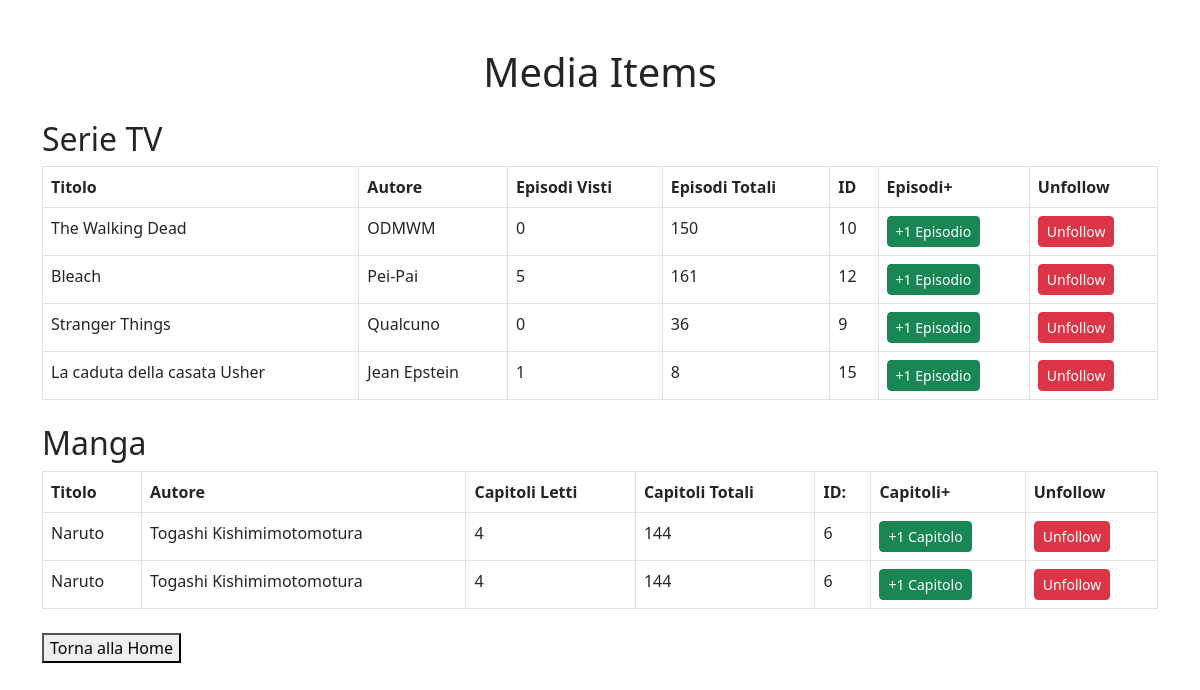
Screenshot of /user/userDashboard.php (signed in) with the database file from the repository.
### tables this page shows
CREATE TABLE `media_items` (
  `media_item_id` int NOT NULL AUTO_INCREMENT,
  `title` varchar(255) NOT NULL,
  `description` text,
  `author` varchar(255) DEFAULT NULL,
  `media_type` varchar(255) NOT NULL,
  `release_date` date DEFAULT NULL,
  `created_at` timestamp NULL DEFAULT CURRENT_TIMESTAMP,
  `updated_at` timestamp NULL DEFAULT CURRENT_TIMESTAMP ON UPDATE CURRENT_TIMESTAMP,
  `stagioni_totali` int DEFAULT '0',
  `episodi_totali` int DEFAULT '0',
  `volumi_totali` int DEFAULT '0',
  `capitoli_totali` int DEFAULT '0',
  PRIMARY KEY (`media_item_id`)
);

### classes/User.php (called while the page is built, shortened)
<?php
class User
{
    private array $mediaItem = [];
    public function getMediaItem(): array
    {
        return $this->mediaItem;
    }
}

### util/dsn.php (called while the page is built)
<?php
 return [
    "dbname"    => "animanga",
    "host"      => "localhost",
    "user"      => "root",
    "password"  => "toor",
];

### classes/Database.php (called while the page is built, shortened)
<?php
class Database{
    private string $username;
    private string $password;
    private string $dsn;
    private ?PDO $connection =  null;
    public function __construct(array $array)
    {
        $this->db = $array['dbname'];
        $this->host = $array['host'];
        $this->username = $array['user'];
        $this->password = $array['password'];
        $this->dsn = "mysql:host=". $this->host.";"."dbname=". $this->db . ";" . "charset=utf8mb4";
    }
    public function connectToDatabase(): PDO{
        if ($this->connection === null) {
            try {
                $this->connection = new PDO($this->dsn, $this->username, $this->password);
                $this->connection->setAttribute(PDO::ATTR_ERRMODE, PDO::ERRMODE_EXCEPTION);
            } catch (PDOException $e) {
                echo "Errore di connessione: " . $e->getMessage();
            }
        }
        return $this->connection;
    }
}

### classes/MediaItem.php (called while the page is built, shortened)
<?php
class MediaItem implements CRUDInterface
{
    private int $id;
    private string $title;
    private string $author;
    private int $episodiTotali;
    private int $capitoliTotali;
    public function getId(): int
    {
        return $this->id;
    }
    public function getTitle(): string
    {
        return $this->title;
    }
    public function getAuthor(): string{
        return $this->author;
    }
    public function getEpisodiTotali(): int
    {
        return $this->episodiTotali;
    }
    public function getCapitoliTotali(): int
    {
        return $this->capitoliTotali;
    }
    public  function  loadMediaItem(int $id, Database $db):?MediaItem{
        $this->dbc = $db->connectToDatabase();
        $sql = "SELECT * FROM media_items WHERE media_item_id = :media_item_id";
        $stmt = $this->dbc->prepare($sql);
        $stmt->bindValue(':media_item_id', $id, PDO::PARAM_INT);
        try{
            $stmt->execute();
            $stmt->setFetchMode(PDO::FETCH_ASSOC);
            $array = $stmt->fetch();
            if($array){
            $this->id = $array['media_item_id'];
            $this->title = $array['title'];
            $this->author = $array['author'];
            $this->episodiTotali = $array['episodi_totali'];
            $this->capitoliTotali = $array['capitoli_totali'];
            return $this;
            }
            return null;
        }catch(PDOException $e){
            echo $e->getMessage();
            return null;
        }
    }
}

### user/userDashboard.php (the view, shortened to what this page needs)
<?php
require_once '../classes/User.php';
require_once '../classes/MediaItem.php';
require_once '../classes/Database.php';
$config = include "../util/dsn.php";
$db = new Database($config);
$user = $_SESSION['user'];
$arrOfMediaItems = [];
$arr = $user->getMediaItem();
foreach ($arr as $item) {
    $items = new MediaItem();
    $items = $items->loadMediaItem($item['media_item_id'],$db);
    if($items) {
        $arrOfMediaItems[] = $items;
    }
}
$tvSeries = [];
$manga = [];
foreach ($arrOfMediaItems as $item) {
    if($item->getMediaType() === "video")
        $tvSeries[] = $item;
    elseif($item->getMediaType() === "book")
        $manga[] = $item;
}
$arr2 = $user->getMediaItem();
?>
<!DOCTYPE html>
<html lang="en">
<head>
    <link rel="stylesheet" href="https://cdn.jsdelivr.net/npm/bootstrap@5.3.0/dist/css/bootstrap.min.css">
</head>
<body>
<div class="container my-5">
    <h1 class="text-center">Media Items</h1>
    <div class="my-4">
        <h2>Serie TV</h2>
        <?php if (empty($tvSeries)) : ?>
            <p class="text-muted">Nessuna serie TV trovata.</p>
        <?php else : ?>
            <table class="table table-bordered">
                <thead>
                <tr>
                    <th>Titolo</th>
                    <th>Autore</th>
                    <th>Episodi Visti</th>
                    <th>Episodi Totali</th>
                    <th>ID</th>
                    <th>Episodi+</th>
                    <th>Unfollow</th>
                </tr>
                </thead>
                <tbody>
                <?php foreach ($tvSeries as $tv) : ?>
                    <tr>
                        <td><?= htmlspecialchars($tv->getTitle()); ?></td>
                        <td><?= htmlspecialchars($tv->getAuthor()); ?></td>
                        <td>  <?php
                            $episodesWatched = 0;
                            foreach ($arr2 as $progress) {
                                if ($progress['media_item_id'] == $tv->getId()) {
                                    $episodesWatched = htmlspecialchars($progress['episodes_watched']);
                                    break;
                                }
                            }
                            echo $episodesWatched;
                            ?></td>
                        <td><?= htmlspecialchars($tv->getEpisodiTotali()); ?></td>
                        <td><?= htmlspecialchars($tv->getId()) ?></td>
                        <td>
                            <form method="POST" class="d-inline">
                                <button type="submit" name="increment" class="btn btn-success btn-sm">+1 Episodio</button>
                            </form>
                        </td>
                        <td> <form action="unfollow.php" method="POST" class="d-inline">
                                <button type="submit" class="btn btn-danger btn-sm">Unfollow</button>
                            </form></td>
                    </tr>
                <?php endforeach; ?>
                </tbody>
            </table>
        <?php endif; ?>
    </div>
    <div class="my-4">
        <h2>Manga</h2>
        <?php if (empty($manga)) : ?>
            <p class="text-muted">Nessun manga trovato.</p>
        <?php else : ?>
            <table class="table table-bordered">
                <thead>
                <tr>
                    <th>Titolo</th>
                    <th>Autore</th>
                    <th>Capitoli Letti</th>
                    <th>Capitoli Totali</th>
                    <th>ID:</th>
                    <th>Capitoli+</th>
                    <th>Unfollow</th>
                </tr>
                </thead>
                <tbody>
                <?php foreach ($manga as $m) : ?>
                    <tr>
                        <td><?= htmlspecialchars($m->getTitle()); ?></td>
                        <td><?= htmlspecialchars($m->getAuthor()); ?></td>
                        <td>
                            <?php
                            $chaptersRead = 0;
                            foreach ($arr2 as $progress) {
                                if ($progress['media_item_id'] == $m->getId()) {
                                    $chaptersRead = htmlspecialchars($progress['chapters_read']);
                                    break;
                                }
                            }
                            echo $chaptersRead;
                            ?>
                        </td>
                        <td><?= htmlspecialchars($m->getCapitoliTotali()); ?></td>
                        <td><?= htmlspecialchars($m->getId()); ?></td>
                        <td>
                            <form method="POST" class="d-inline">
                                <button type="submit" name="increment" class="btn btn-success btn-sm">+1 Capitolo</button>
                            </form>
                        </td>
                        <td> <form action="unfollow.php" method="POST" class="d-inline">
                                <button type="submit" class="btn btn-danger btn-sm">Unfollow</button>
                            </form></td>
                    </tr>
                <?php endforeach; ?>
                </tbody>
            </table>
        <?php endif; ?>
    </div>
    <a href="../index.php">
        <button type="button">Torna alla Home</button>
    </a>
</div>
</body>
</body>
</html>

### rows the page displays
media_items: title "The Walking Dead", author "ODMWM", episodesWatched "0", episodi_totali "150", media_item_id "10"
media_items: title "Bleach", author "Pei-Pai", episodesWatched "5", episodi_totali "161", media_item_id "12"
media_items: title "Stranger Things", author "Qualcuno", episodesWatched "0", episodi_totali "36", media_item_id "9"
media_items: title "La caduta della casata Usher", author "Jean Epstein", stagioni_totali "1", episodi_totali "8", media_item_id "15"
media_items: title "Naruto", author "Togashi Kishimimotomotura", chaptersRead "4", capitoli_totali "144", media_item_id "6"
